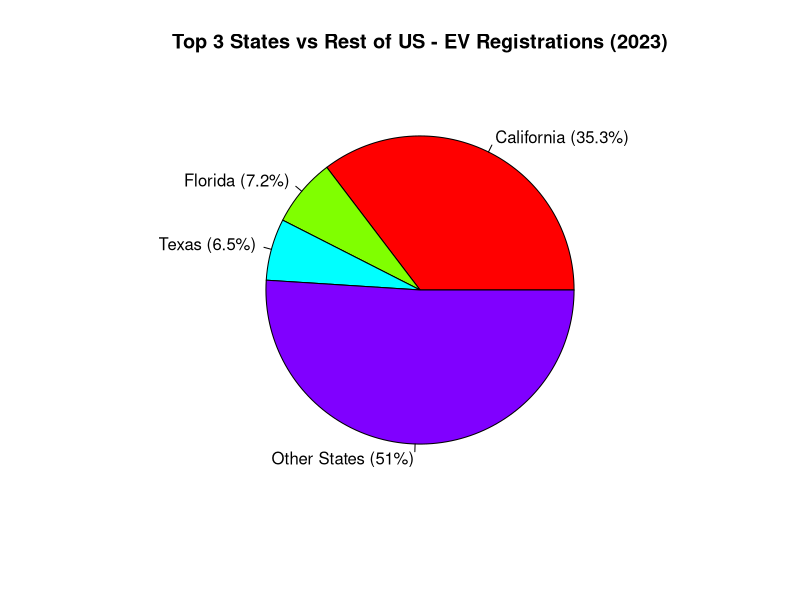

Recreate this plot in R.
## ---- chunk 1
library(tidyverse)

data("mtcars")

# groups data by cylinders, find mpg/weight
mtcars_summary <- mtcars %>%
  group_by(cyl) %>%
  summarise(
    avg_mpg = mean(mpg),
    avg_wt = mean(wt)
  )

print(mtcars_summary)
## ---- chunk 2
library(tidyverse)
ev_data <- read_csv("EV_Cleaned.csv")


# Get the top 3 states by registration count
top3 <- ev_data %>%
  arrange(desc(`Registration Count`)) %>%
  slice(1:3)

# Calculate total national registrations
total_national <- sum(ev_data$`Registration Count`)

# Calculate 'Other States' total
others_total <- total_national - sum(top3$`Registration Count`)

# Create final data frame for plotting
pie_data <- top3 %>%
  select(State, `Registration Count`) %>%
  add_row(State = "Other States", `Registration Count` = others_total)

# Create pie chart
pie(pie_data$`Registration Count`,
    labels = paste0(pie_data$State, " (", round(100 * pie_data$`Registration Count` / sum(pie_data$`Registration Count`), 1), "%)"),
    main = "Top 3 States vs Rest of US - EV Registrations (2023)",
    col = rainbow(4))

